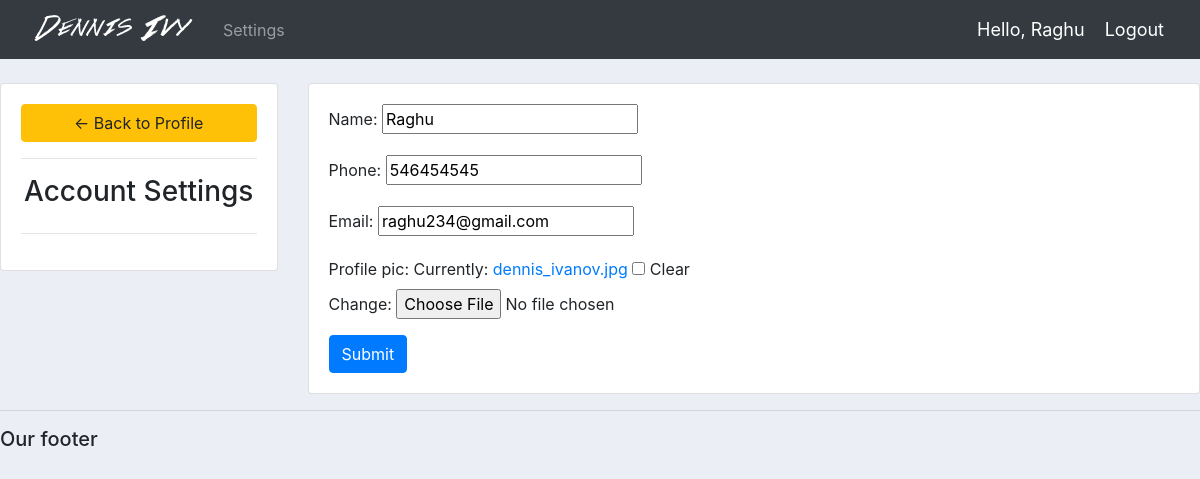
/account/ (signed in), run on the app's committed database.
### accounts/models.py (models this page shows, shortened)
class Customer(models.Model):
	user = models.OneToOneField(User, null=True, on_delete=models.CASCADE)
	name = models.CharField(max_length=200, null=True)
	phone = models.CharField(max_length=200, null=True)
	email = models.CharField(max_length=200, null=True)
	profile_pic = models.ImageField(default="profile1.png",null=True, blank=True)
	date_created = models.DateTimeField(auto_now_add=True, null=True)

### accounts/decoraters.py (the view)
        def wrapper_func(request, *args, **kwargs):
            group = None
            if request.user.groups.exists():
                group = request.user.groups.all()[0].name
            if group in allowed_roles:
                return view_func(request, *args, **kwargs)
            else:
                return  HttpResponse('you are not authorized to view this page')

### accounts/forms.py
class CustomerForm(ModelForm):
	class Meta:
		model = Customer
		fields = '__all__'
		exclude = ['user']

### accounts/decoraters.py (called while the page is built)
def allowed_users(allowed_roles=[]):
    def decorator(view_func):
        def wrapper_func(request, *args, **kwargs):
            group = None
            if request.user.groups.exists():
                group = request.user.groups.all()[0].name
            if group in allowed_roles:
                return view_func(request, *args, **kwargs)
            else:
                return  HttpResponse('you are not authorized to view this page')
        return wrapper_func
    return decorator

### accounts/views.py (called while the page is built)
@login_required(login_url='login')
@allowed_users(allowed_roles=['customer'])
def accountSettings(request):
	customer = request.user.customer
	form = CustomerForm(instance=customer)
	if request.method == 'POST':
		form = CustomerForm(request.POST, request.FILES,instance=customer)
		if form.is_valid():
			form.save()
	context = {'form':form}
	return render(request, 'accounts/account_settings.html', context)

### accounts/templates/accounts/account_settings.html (shortened to what this page needs)
{%  extends 'accounts/main.html' %}
{% load static %}
{% block content %}
<br>
<div class="row">
	<div class="col-md-3">
		<div class="card card-body">
			<a class="btn btn-warning" href="{% url 'home' %}"> &#8592; Back to Profile</a>
			<hr>
			<h3 style="text-align: center">Account Settings</h3>
			<hr>
		</div>
	</div>
	<div class="col-md-9">
		<div class="card card-body">
			<form method="POST" action="" enctype="multipart/form-data">
				{{form.as_p}}
			<input class="btn btn-primary" type="submit" name="Update Information">
			</form>
		</div>
	</div>
</div>
{% endblock %}

### accounts/templates/accounts/navbar.html (shortened to what this page needs)
{% load static %}
<nav class="navbar navbar-expand-lg navbar-dark bg-dark">
 <img src="{% static 'accounts/images/logo.png' %}">
  <div class="collapse navbar-collapse" id="navbarNav">
    <ul class="navbar-nav">
      {% if request.user.is_staff %}
      <li class="nav-item active">
        <a class="nav-link" href="{% url 'home' %}">Dashboard</a>
      </li>
      <li class="nav-item">
        <a class="nav-link" href="{% url 'product' %}">Products</a>
      </li>
      {% else %}
       <li class="nav-item">
        <a class="nav-link" href="{% url 'account' %}">Settings</a>
      </li>
      {% endif %}
    </ul>
  </div>
  <span class="hello-msg">Hello, {{request.user}}</span>
  <span ><a  class="hello-msg" href="{% url 'logout' %}">Logout</a></span>
</nav>

### accounts/static/accounts/css/main.css (style rules this page uses)
body { background-color: #ebeff5; }

### accounts/templates/accounts/navbar.html (style rules this page uses)
.hello-msg { font-size: 18px; color: #fff; margin-right: 20px; }

### data on the page
Customer: name "Raghu", phone "546454545", email "raghu234@gmail.com"

### other printed values
{{ request.user }} "Raghu"
